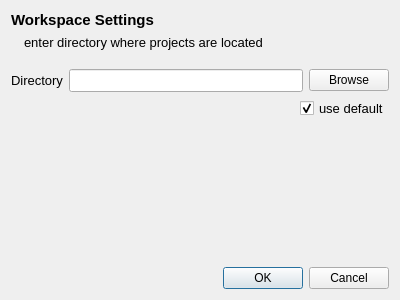
<?xml version="1.0" encoding="UTF-8"?>
<ui version="4.0">
 <class>ChangeWorkspaceDialog</class>
 <widget class="QDialog" name="ChangeWorkspaceDialog">
  <property name="geometry">
   <rect>
    <x>0</x>
    <y>0</y>
    <width>400</width>
    <height>300</height>
   </rect>
  </property>
  <property name="windowTitle">
   <string>Dialog</string>
  </property>
  <layout class="QVBoxLayout" name="verticalLayout">
   <item>
    <widget class="QLabel" name="Headline">
     <property name="font">
      <font>
       <pointsize>11</pointsize>
       <weight>75</weight>
       <bold>true</bold>
      </font>
     </property>
     <property name="text">
      <string>Workspace Settings</string>
     </property>
    </widget>
   </item>
   <item>
    <layout class="QHBoxLayout" name="horizontalLayout_2">
     <item>
      <widget class="QLabel" name="ErrorIcon">
       <property name="sizePolicy">
        <sizepolicy hsizetype="Minimum" vsizetype="Minimum">
         <horstretch>0</horstretch>
         <verstretch>0</verstretch>
        </sizepolicy>
       </property>
       <property name="text">
        <string/>
       </property>
       <property name="pixmap">
        <pixmap resource="../../style/style.qrc">:/qss_icons/rc/ErrorIcon.png</pixmap>
       </property>
      </widget>
     </item>
     <item>
      <widget class="QLabel" name="Information">
       <property name="sizePolicy">
        <sizepolicy hsizetype="Expanding" vsizetype="Preferred">
         <horstretch>0</horstretch>
         <verstretch>0</verstretch>
        </sizepolicy>
       </property>
       <property name="font">
        <font>
         <pointsize>10</pointsize>
        </font>
       </property>
       <property name="text">
        <string>enter directory where projects are located</string>
       </property>
      </widget>
     </item>
    </layout>
   </item>
   <item>
    <spacer name="verticalSpacer">
     <property name="orientation">
      <enum>Qt::Vertical</enum>
     </property>
     <property name="sizeType">
      <enum>QSizePolicy::Maximum</enum>
     </property>
     <property name="sizeHint" stdset="0">
      <size>
       <width>20</width>
       <height>13</height>
      </size>
     </property>
    </spacer>
   </item>
   <item>
    <layout class="QHBoxLayout" name="horizontalLayout">
     <item>
      <widget class="QLabel" name="directoryLabel">
       <property name="font">
        <font>
         <pointsize>10</pointsize>
        </font>
       </property>
       <property name="text">
        <string>Directory</string>
       </property>
      </widget>
     </item>
     <item>
      <widget class="QLineEdit" name="directoryEntry">
       <property name="font">
        <font>
         <pointsize>10</pointsize>
        </font>
       </property>
      </widget>
     </item>
     <item>
      <widget class="QPushButton" name="browseButton">
       <property name="text">
        <string>Browse</string>
       </property>
      </widget>
     </item>
    </layout>
   </item>
   <item>
    <layout class="QHBoxLayout" name="horizontalLayout_3">
     <item>
      <spacer name="horizontalSpacer">
       <property name="orientation">
        <enum>Qt::Horizontal</enum>
       </property>
       <property name="sizeHint" stdset="0">
        <size>
         <width>40</width>
         <height>20</height>
        </size>
       </property>
      </spacer>
     </item>
     <item>
      <widget class="QCheckBox" name="defaultCheckbox">
       <property name="font">
        <font>
         <pointsize>10</pointsize>
        </font>
       </property>
       <property name="toolTip">
        <string>use elbe which is installed on the system</string>
       </property>
       <property name="text">
        <string>use default</string>
       </property>
       <property name="checked">
        <bool>true</bool>
       </property>
      </widget>
     </item>
    </layout>
   </item>
   <item>
    <spacer name="verticalSpacer_2">
     <property name="orientation">
      <enum>Qt::Vertical</enum>
     </property>
     <property name="sizeHint" stdset="0">
      <size>
       <width>20</width>
       <height>93</height>
      </size>
     </property>
    </spacer>
   </item>
   <item>
    <widget class="QDialogButtonBox" name="buttonBox">
     <property name="orientation">
      <enum>Qt::Horizontal</enum>
     </property>
     <property name="standardButtons">
      <set>QDialogButtonBox::Cancel|QDialogButtonBox::Ok</set>
     </property>
    </widget>
   </item>
  </layout>
 </widget>
 <resources>
  <include location="../../style/style.qrc"/>
 </resources>
 <connections>
  <connection>
   <sender>buttonBox</sender>
   <signal>accepted()</signal>
   <receiver>ChangeWorkspaceDialog</receiver>
   <slot>accept()</slot>
   <hints>
    <hint type="sourcelabel">
     <x>248</x>
     <y>254</y>
    </hint>
    <hint type="destinationlabel">
     <x>157</x>
     <y>274</y>
    </hint>
   </hints>
  </connection>
  <connection>
   <sender>buttonBox</sender>
   <signal>rejected()</signal>
   <receiver>ChangeWorkspaceDialog</receiver>
   <slot>reject()</slot>
   <hints>
    <hint type="sourcelabel">
     <x>316</x>
     <y>260</y>
    </hint>
    <hint type="destinationlabel">
     <x>286</x>
     <y>274</y>
    </hint>
   </hints>
  </connection>
 </connections>
</ui>
